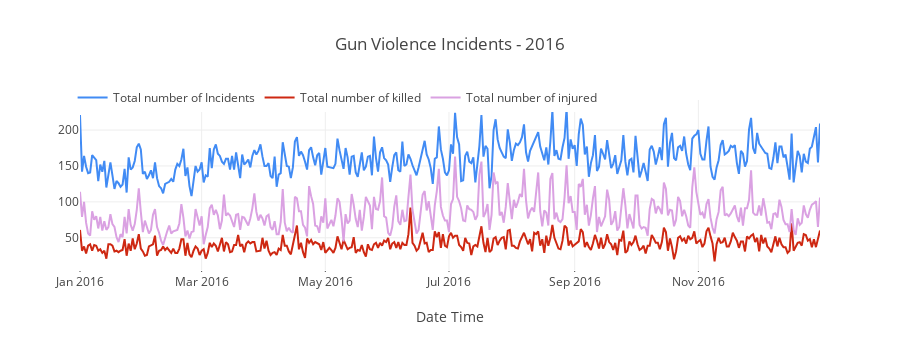

Write notebook code for a chart like this one.
### Code cell
temp = df[df['year'] == 2016].groupby('date').agg({'state': 'count', 'n_killed': 'sum', 'n_injured': 'sum'}).reset_index().rename(columns = {'state': 'incidents'})
temp16_max = temp.nlargest(10, 'incidents')
trace1 = go.Scatter(x = temp.date, y = temp.incidents, name = 'Total number of Incidents', 
                    mode = 'lines', marker = dict(color = '#418bf4'))
trace2 = go.Scatter(x = temp.date, y = temp.n_killed, name = 'Total number of killed', 
                    mode = 'lines', marker = dict(color = '#ce2812'))
trace3 = go.Scatter(x = temp.date, y = temp.n_injured, name = 'Total number of injured', 
                    mode = 'lines', marker = dict(color = '#daa1e2'))
layout = dict(height = 350, title = 'Gun Violence Incidents - 2016', 
              legend = dict(orientation = "h", x = -.01, y = 1.1), xaxis = dict(title='Date Time', ticklen = 1))
fig = go.Figure(data = [trace1, trace2, trace3], layout = layout)
iplot(fig)

### Figure 1 — Plotly figure (JSON) as saved in the notebook; plotly's stock layout.template omitted (floating-point values rounded to 4 significant figures; data arrays with more than 128 entries replaced by an {"elided": "..."} marker saying what was removed)
{"data": [{"marker": {"color": "#418bf4"}, "mode": "lines", "name": "Total number of Incidents", "type": "scatter", "uid": "3d58d791-191c-436e-8c35-8121387e6f09", "x": {"elided": "365 str values"}, "y": {"elided": "365 int values"}}, {"marker": {"color": "#ce2812"}, "mode": "lines", "name": "Total number of killed", "type": "scatter", "uid": "1f2d63c0-fe90-4651-8de9-29ae9db35355", "x": {"elided": "365 str values"}, "y": {"elided": "365 int values"}}, {"marker": {"color": "#daa1e2"}, "mode": "lines", "name": "Total number of injured", "type": "scatter", "uid": "087b0adc-9983-401a-897a-2bf87e99345b", "x": {"elided": "365 str values"}, "y": {"elided": "365 int values"}}], "layout": {"height": 350, "legend": {"orientation": "h", "x": -0.01, "y": 1.1}, "title": "Gun Violence Incidents - 2016", "xaxis": {"ticklen": 1, "title": "Date Time"}}}
